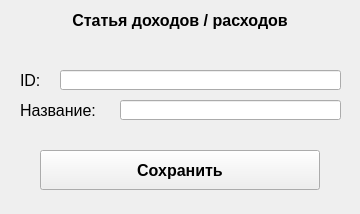
<?xml version="1.0" encoding="UTF-8"?>
<ui version="4.0">
 <class>item_window</class>
 <widget class="QMainWindow" name="item_window">
  <property name="geometry">
   <rect>
    <x>0</x>
    <y>0</y>
    <width>360</width>
    <height>214</height>
   </rect>
  </property>
  <property name="maximumSize">
   <size>
    <width>360</width>
    <height>214</height>
   </size>
  </property>
  <property name="windowTitle">
   <string>MainWindow</string>
  </property>
  <widget class="QWidget" name="centralwidget">
   <widget class="QLabel" name="wallet_label">
    <property name="geometry">
     <rect>
      <x>0</x>
      <y>0</y>
      <width>360</width>
      <height>40</height>
     </rect>
    </property>
    <property name="font">
     <font>
      <pointsize>12</pointsize>
      <weight>75</weight>
      <bold>true</bold>
     </font>
    </property>
    <property name="text">
     <string>Статья доходов / расходов</string>
    </property>
    <property name="alignment">
     <set>Qt::AlignCenter</set>
    </property>
   </widget>
   <widget class="QPushButton" name="save_button">
    <property name="geometry">
     <rect>
      <x>40</x>
      <y>150</y>
      <width>280</width>
      <height>40</height>
     </rect>
    </property>
    <property name="font">
     <font>
      <pointsize>12</pointsize>
      <weight>75</weight>
      <bold>true</bold>
      <kerning>true</kerning>
     </font>
    </property>
    <property name="styleSheet">
     <string notr="true"/>
    </property>
    <property name="text">
     <string>Сохранить</string>
    </property>
    <property name="default">
     <bool>false</bool>
    </property>
    <property name="flat">
     <bool>false</bool>
    </property>
   </widget>
   <widget class="QLabel" name="id_label">
    <property name="geometry">
     <rect>
      <x>20</x>
      <y>70</y>
      <width>31</width>
      <height>20</height>
     </rect>
    </property>
    <property name="font">
     <font>
      <pointsize>12</pointsize>
      <weight>50</weight>
      <bold>false</bold>
     </font>
    </property>
    <property name="text">
     <string>ID:</string>
    </property>
   </widget>
   <widget class="QLabel" name="title_label">
    <property name="geometry">
     <rect>
      <x>20</x>
      <y>100</y>
      <width>101</width>
      <height>20</height>
     </rect>
    </property>
    <property name="font">
     <font>
      <pointsize>12</pointsize>
      <weight>50</weight>
      <bold>false</bold>
     </font>
    </property>
    <property name="text">
     <string>Название:</string>
    </property>
   </widget>
   <widget class="QLineEdit" name="title_line_edit">
    <property name="geometry">
     <rect>
      <x>120</x>
      <y>100</y>
      <width>221</width>
      <height>20</height>
     </rect>
    </property>
   </widget>
   <widget class="QLineEdit" name="id_line_edit">
    <property name="geometry">
     <rect>
      <x>60</x>
      <y>70</y>
      <width>281</width>
      <height>20</height>
     </rect>
    </property>
    <property name="text">
     <string/>
    </property>
   </widget>
  </widget>
 </widget>
 <resources/>
 <connections/>
</ui>
